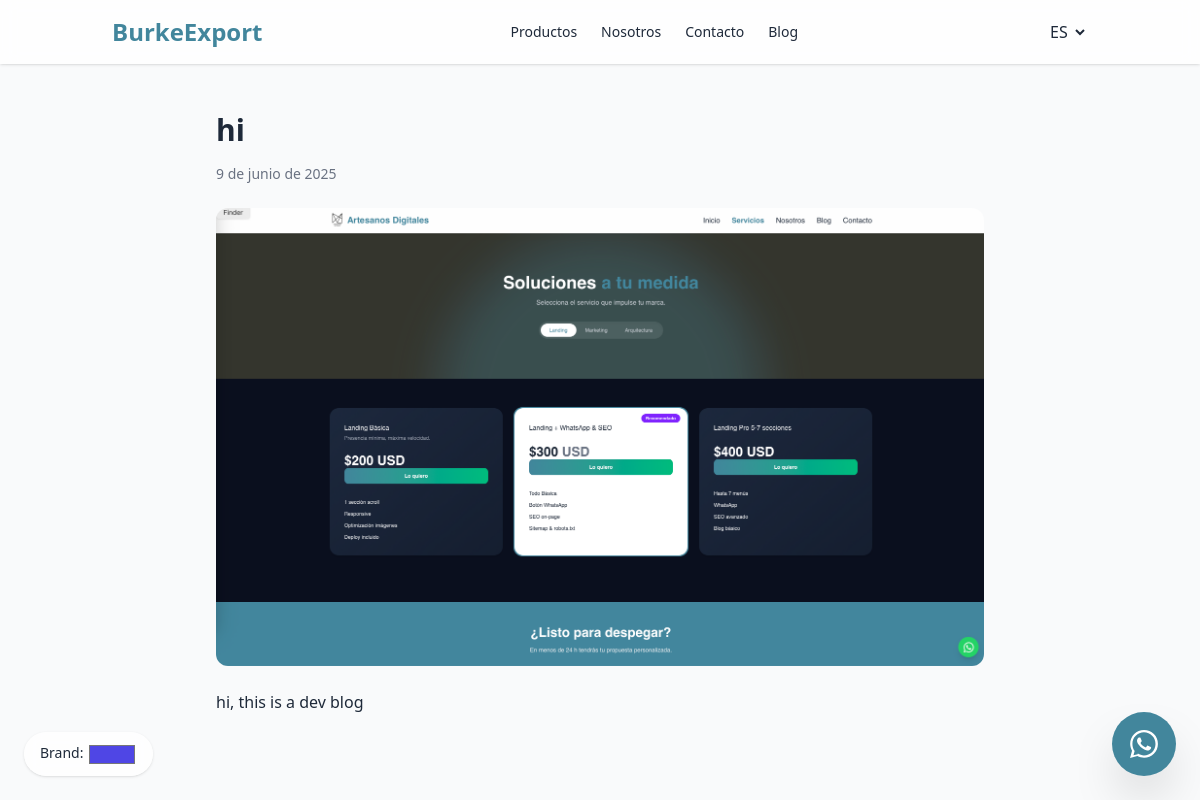
Page /blog/1/ on the committed database.
### core/models.py (models this page shows, shortened)
class EntradaBlog(models.Model):
    titulo = models.CharField(max_length=200)
    contenido = models.TextField()
    imagen = models.ImageField(upload_to='blog/')
    fecha = models.DateField(auto_now_add=True)
    class Meta:
        verbose_name = "Entrada de Blog"
        verbose_name_plural = "Entradas de Blog"

### core/views.py (the view)
# urls.py: path('blog/<int:pk>/', views.blog_detalle, name='blog_detalle'),
def blog_detalle(request, pk):
    post = get_object_or_404(EntradaBlog, pk=pk)
    return render(request, 'core/blog_detalle.html', {'post': post})

### templates/core/blog_detalle.html (shortened to what this page needs)
{% extends 'core/base.html' %}
{% load i18n %}
{% block content %}
<section class="container mx-auto px-6 py-12">
  <article class="max-w-3xl mx-auto">
    <h1 class="text-3xl font-bold mb-4">{{ post.titulo }}</h1>
    <p class="text-sm text-gray-500 mb-6">{{ post.fecha }}</p>
    <img src="{{ post.imagen.url }}" class="rounded-xl mb-6 w-full" alt="">
    <div class="prose max-w-none">
      {{ post.contenido|safe }}
    </div>
  </article>
</section>
{% endblock %}

### templates/core/base.html (style rules this page uses)
:root { --brand: #42869C; --madera: #0284c7; --cafe: #0284c7; --otros: #0284c7; }

### rows in the picture
EntradaBlog: titulo "hi", fecha "9 de junio de 2025", imagen (picture), contenido "hi, this is a dev blog"
